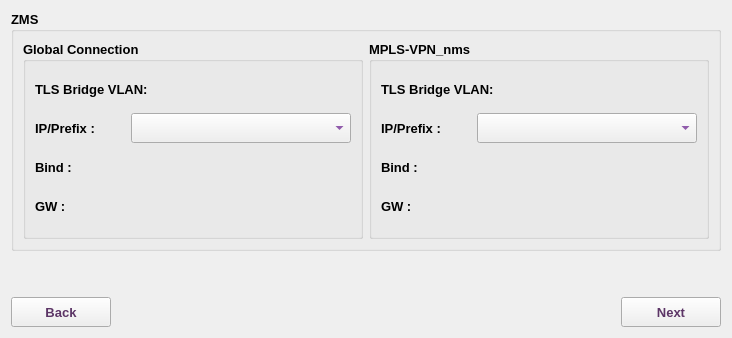
     <widget class="QWidget" name="nmsTab">
      <attribute name="title">
       <string>nms</string>
      </attribute>
      <layout class="QVBoxLayout" name="verticalLayout_4">
       <item>
        <widget class="QGroupBox" name="nmsGB_2">
         <property name="minimumSize">
          <size>
           <width>0</width>
           <height>240</height>
          </size>
         </property>
         <property name="font">
          <font>
           <family>Tahoma</family>
           <pointsize>10</pointsize>
           <weight>75</weight>
           <bold>true</bold>
          </font>
         </property>
         <property name="title">
          <string>ZMS</string>
         </property>
         <layout class="QHBoxLayout" name="horizontalLayout_35">
          <item>
           <widget class="QGroupBox" name="groupBox_11">
            <property name="font">
             <font>
              <family>Tahoma</family>
              <pointsize>10</pointsize>
              <weight>75</weight>
              <bold>true</bold>
             </font>
            </property>
            <property name="title">
             <string>Global Connection</string>
            </property>
            <layout class="QVBoxLayout" name="verticalLayout_10">
             <item>
              <layout class="QHBoxLayout" name="horizontalLayout_36">
               <item>
                <widget class="QLabel" name="label_58">
                 <property name="minimumSize">
                  <size>
                   <width>150</width>
                   <height>30</height>
                  </size>
                 </property>
                 <property name="maximumSize">
                  <size>
                   <width>150</width>
                   <height>30</height>
                  </size>
                 </property>
                 <property name="font">
                  <font>
                   <family>Tahoma</family>
                   <pointsize>10</pointsize>
                   <weight>75</weight>
                   <bold>true</bold>
                  </font>
                 </property>
                 <property name="text">
                  <string>TLS Bridge VLAN:</string>
                 </property>
                </widget>
               </item>
               <item>
                <widget class="QLabel" name="gVlanLbl">
                 <property name="minimumSize">
                  <size>
                   <width>75</width>
                   <height>30</height>
                  </size>
                 </property>
                 <property name="maximumSize">
                  <size>
                   <width>500</width>
                   <height>30</height>
                  </size>
                 </property>
                 <property name="font">
                  <font>
                   <family>Tahoma</family>
                   <pointsize>10</pointsize>
                   <weight>75</weight>
                   <bold>true</bold>
                  </font>
                 </property>
                 <property name="styleSheet">
                  <string notr="true">color: rgb(85, 0, 127);</string>
                 </property>
                 <property name="text">
                  <string/>
                 </property>
                </widget>
               </item>
              </layout>
             </item>
             <item>
              <layout class="QHBoxLayout" name="horizontalLayout_37">
               <item>
                <widget class="QLabel" name="label_59">
                 <property name="minimumSize">
                  <size>
                   <width>90</width>
                   <height>30</height>
                  </size>
                 </property>
                 <property name="maximumSize">
                  <size>
                   <width>90</width>
                   <height>30</height>
                  </size>
                 </property>
                 <property name="font">
                  <font>
                   <family>Tahoma</family>
                   <pointsize>10</pointsize>
                   <weight>75</weight>
                   <bold>true</bold>
                  </font>
                 </property>
                 <property name="text">
                  <string>IP/Prefix :</string>
                 </property>
                </widget>
               </item>
               <item>
                <widget class="QComboBox" name="gIppCB">
                 <property name="minimumSize">
                  <size>
                   <width>220</width>
                   <height>30</height>
                  </size>
                 </property>
                 <property name="maximumSize">
                  <size>
                   <width>500</width>
                   <height>30</height>
                  </size>
                 </property>
                 <property name="font">
                  <font>
                   <family>Tahoma</family>
                   <pointsize>10</pointsize>
                   <weight>75</weight>
                   <bold>true</bold>
                  </font>
                 </property>
                 <property name="focusPolicy">
                  <enum>Qt::ClickFocus</enum>
                 </property>
                 <property name="styleSheet">
                  <string notr="true">color: rgb(85, 0, 127);</string>
                 </property>
                </widget>
               </item>
              </layout>
             </item>
             <item>
              <layout class="QHBoxLayout" name="horizontalLayout_43">
               <item>
                <widget class="QLabel" name="label_64">
                 <property name="minimumSize">
                  <size>
                   <width>70</width>
                   <height>30</height>
                  </size>
                 </property>
                 <property name="maximumSize">
                  <size>
                   <width>70</width>
                   <height>30</height>
                  </size>
                 </property>
                 <property name="font">
                  <font>
                   <family>Tahoma</family>
                   <pointsize>10</pointsize>
                   <weight>75</weight>
                   <bold>true</bold>
                  </font>
                 </property>
                 <property name="text">
                  <string>Bind :</string>
                 </property>
                </widget>
               </item>
               <item>
                <widget class="QLabel" name="gBindLbl">
                 <property name="sizePolicy">
                  <sizepolicy hsizetype="Expanding" vsizetype="Preferred">
                   <horstretch>0</horstretch>
                   <verstretch>0</verstretch>
                  </sizepolicy>
                 </property>
                 <property name="minimumSize">
                  <size>
                   <width>220</width>
                   <height>30</height>
                  </size>
                 </property>
                 <property name="maximumSize">
                  <size>
                   <width>500</width>
                   <height>30</height>
                  </size>
                 </property>
                 <property name="font">
                  <font>
                   <family>Tahoma</family>
                   <pointsize>10</pointsize>
                   <weight>75</weight>
                   <bold>true</bold>
                  </font>
                 </property>
                 <property name="styleSheet">
                  <string notr="true">color: rgb(85, 0, 127);</string>
                 </property>
                 <property name="text">
                  <string/>
                 </property>
                </widget>
               </item>
              </layout>
             </item>
             <item>
              <layout class="QHBoxLayout" name="horizontalLayout_38">
               <item>
                <widget class="QLabel" name="label_60">
                 <property name="minimumSize">
                  <size>
                   <width>70</width>
                   <height>30</height>
                  </size>
                 </property>
                 <property name="maximumSize">
                  <size>
                   <width>70</width>
                   <height>30</height>
                  </size>
                 </property>
                 <property name="font">
                  <font>
                   <family>Tahoma</family>
                   <pointsize>10</pointsize>
                   <weight>75</weight>
                   <bold>true</bold>
                  </font>
                 </property>
                 <property name="text">
                  <string>GW :</string>
                 </property>
                </widget>
               </item>
               <item>
                <widget class="QLabel" name="gGwLbl">
                 <property name="sizePolicy">
                  <sizepolicy hsizetype="Expanding" vsizetype="Preferred">
                   <horstretch>0</horstretch>
                   <verstretch>0</verstretch>
                  </sizepolicy>
                 </property>
                 <property name="minimumSize">
                  <size>
                   <width>220</width>
                   <height>30</height>
                  </size>
                 </property>
                 <property name="maximumSize">
                  <size>
                   <width>500</width>
                   <height>30</height>
                  </size>
                 </property>
                 <property name="font">
                  <font>
                   <family>Tahoma</family>
                   <pointsize>10</pointsize>
                   <weight>75</weight>
                   <bold>true</bold>
                  </font>
                 </property>
                 <property name="styleSheet">
                  <string notr="true">color: rgb(85, 0, 127);</string>
                 </property>
                 <property name="text">
                  <string/>
                 </property>
                </widget>
               </item>
              </layout>
             </item>
            </layout>
           </widget>
          </item>
          <item>
           <widget class="QGroupBox" name="groupBox_12">
            <property name="font">
             <font>
              <family>Tahoma</family>
              <pointsize>10</pointsize>
              <weight>75</weight>
              <bold>true</bold>
             </font>
            </property>
            <property name="title">
             <string>MPLS-VPN_nms</string>
            </property>
            <layout class="QVBoxLayout" name="verticalLayout_11">
             <item>
              <layout class="QHBoxLayout" name="horizontalLayout_39">
               <item>
                <widget class="QLabel" name="label_61">
                 <property name="minimumSize">
                  <size>
                   <width>150</width>
                   <height>30</height>
                  </size>
                 </property>
                 <property name="maximumSize">
                  <size>
                   <width>150</width>
                   <height>30</height>
                  </size>
                 </property>
                 <property name="font">
                  <font>
                   <family>Tahoma</family>
                   <pointsize>10</pointsize>
                   <weight>75</weight>
                   <bold>true</bold>
                  </font>
                 </property>
                 <property name="text">
                  <string>TLS Bridge VLAN:</string>
                 </property>
                </widget>
               </item>
               <item>
                <widget class="QLabel" name="mVlanLbl">
                 <property name="minimumSize">
                  <size>
                   <width>75</width>
                   <height>30</height>
                  </size>
                 </property>
                 <property name="maximumSize">
                  <size>
                   <width>500</width>
                   <height>30</height>
                  </size>
                 </property>
                 <property name="font">
                  <font>
                   <family>Tahoma</family>
                   <pointsize>10</pointsize>
                   <weight>75</weight>
                   <bold>true</bold>
                  </font>
                 </property>
                 <property name="styleSheet">
                  <string notr="true">color: rgb(85, 0, 127);</string>
                 </property>
                 <property name="text">
                  <string/>
                 </property>
                </widget>
               </item>
              </layout>
             </item>
             <item>
              <layout class="QHBoxLayout" name="horizontalLayout_40">
               <item>
                <widget class="QLabel" name="label_62">
                 <property name="minimumSize">
                  <size>
                   <width>90</width>
                   <height>30</height>
                  </size>
                 </property>
                 <property name="maximumSize">
                  <size>
                   <width>90</width>
                   <height>30</height>
                  </size>
                 </property>
                 <property name="font">
                  <font>
                   <family>Tahoma</family>
                   <pointsize>10</pointsize>
                   <weight>75</weight>
                   <bold>true</bold>
                  </font>
                 </property>
                 <property name="text">
                  <string>IP/Prefix :</string>
                 </property>
                </widget>
               </item>
               <item>
                <widget class="QComboBox" name="mIppCB">
                 <property name="minimumSize">
                  <size>
                   <width>220</width>
                   <height>30</height>
                  </size>
                 </property>
                 <property name="maximumSize">
                  <size>
                   <width>500</width>
                   <height>30</height>
                  </size>
                 </property>
                 <property name="font">
                  <font>
                   <family>Tahoma</family>
                   <pointsize>10</pointsize>
                   <weight>75</weight>
                   <bold>true</bold>
                  </font>
                 </property>
                 <property name="focusPolicy">
                  <enum>Qt::ClickFocus</enum>
                 </property>
                 <property name="styleSheet">
                  <string notr="true">color: rgb(85, 0, 127);</string>
                 </property>
                </widget>
               </item>
              </layout>
             </item>
             <item>
              <layout class="QHBoxLayout" name="horizontalLayout_57">
               <item>
                <widget class="QLabel" name="label_65">
                 <property name="minimumSize">
                  <size>
                   <width>70</width>
                   <height>30</height>
                  </size>
                 </property>
                 <property name="maximumSize">
                  <size>
                   <width>70</width>
                   <height>30</height>
                  </size>
                 </property>
                 <property name="font">
                  <font>
                   <family>Tahoma</family>
                   <pointsize>10</pointsize>
                   <weight>75</weight>
                   <bold>true</bold>
                  </font>
                 </property>
                 <property name="text">
                  <string>Bind :</string>
                 </property>
                </widget>
               </item>
               <item>
                <widget class="QLabel" name="mBindLbl">
                 <property name="sizePolicy">
                  <sizepolicy hsizetype="Expanding" vsizetype="Preferred">
                   <horstretch>0</horstretch>
                   <verstretch>0</verstretch>
                  </sizepolicy>
                 </property>
                 <property name="minimumSize">
                  <size>
                   <width>220</width>
                   <height>30</height>
                  </size>
                 </property>
                 <property name="maximumSize">
                  <size>
                   <width>500</width>
                   <height>30</height>
                  </size>
                 </property>
                 <property name="font">
                  <font>
                   <family>Tahoma</family>
                   <pointsize>10</pointsize>
                   <weight>75</weight>
                   <bold>true</bold>
                  </font>
                 </property>
                 <property name="styleSheet">
                  <string notr="true">color: rgb(85, 0, 127);</string>
                 </property>
                 <property name="text">
                  <string/>
                 </property>
                </widget>
               </item>
              </layout>
             </item>
             <item>
              <layout class="QHBoxLayout" name="horizontalLayout_41">
               <item>
                <widget class="QLabel" name="label_63">
                 <property name="minimumSize">
                  <size>
                   <width>70</width>
                   <height>30</height>
                  </size>
                 </property>
                 <property name="maximumSize">
                  <size>
                   <width>70</width>
                   <height>30</height>
                  </size>
                 </property>
                 <property name="font">
                  <font>
                   <family>Tahoma</family>
                   <pointsize>10</pointsize>
                   <weight>75</weight>
                   <bold>true</bold>
                  </font>
                 </property>
                 <property name="text">
                  <string>GW :</string>
                 </property>
                </widget>
               </item>
               <item>
                <widget class="QLabel" name="mGwLbl">
                 <property name="sizePolicy">
                  <sizepolicy hsizetype="Expanding" vsizetype="Preferred">
                   <horstretch>0</horstretch>
                   <verstretch>0</verstretch>
                  </sizepolicy>
                 </property>
                 <property name="minimumSize">
                  <size>
                   <width>220</width>
                   <height>30</height>
                  </size>
                 </property>
                 <property name="maximumSize">
                  <size>
                   <width>500</width>
                   <height>30</height>
                  </size>
                 </property>
                 <property name="font">
                  <font>
                   <family>Tahoma</family>
                   <pointsize>10</pointsize>
                   <weight>75</weight>
                   <bold>true</bold>
                  </font>
                 </property>
                 <property name="styleSheet">
                  <string notr="true">color: rgb(85, 0, 127);</string>
                 </property>
                 <property name="text">
                  <string/>
                 </property>
                </widget>
               </item>
              </layout>
             </item>
            </layout>
           </widget>
          </item>
         </layout>
        </widget>
       </item>
       <item>
        <spacer name="verticalSpacer_3">
         <property name="orientation">
          <enum>Qt::Vertical</enum>
         </property>
         <property name="sizeHint" stdset="0">
          <size>
           <width>20</width>
           <height>40</height>
          </size>
         </property>
        </spacer>
       </item>
       <item>
        <layout class="QHBoxLayout" name="horizontalLayout_3">
         <item>
          <widget class="QPushButton" name="nmsBackBtn">
           <property name="sizePolicy">
            <sizepolicy hsizetype="Preferred" vsizetype="Preferred">
             <horstretch>0</horstretch>
             <verstretch>0</verstretch>
            </sizepolicy>
           </property>
           <property name="minimumSize">
            <size>
             <width>100</width>
             <height>30</height>
            </size>
           </property>
           <property name="maximumSize">
            <size>
             <width>120</width>
             <height>30</height>
            </size>
           </property>
           <property name="font">
            <font>
             <family>Tahoma</family>
             <pointsize>10</pointsize>
             <weight>75</weight>
             <bold>true</bold>
            </font>
           </property>
           <property name="styleSheet">
            <string notr="true">color: rgb(92, 53, 102);</string>
           </property>
           <property name="text">
            <string>Back</string>
           </property>
           <property name="icon">
            <iconset resource="../../../../../image.qrc">
             <normaloff>:/Image/back.png</normaloff>:/Image/back.png</iconset>
           </property>
          </widget>
         </item>
         <item>
          <spacer name="horizontalSpacer_3">
           <property name="font">
            <font>
             <family>Tahoma</family>
             <pointsize>10</pointsize>
            </font>
           </property>
           <property name="orientation">
            <enum>Qt::Horizontal</enum>
           </property>
           <property name="sizeHint" stdset="0">
            <size>
             <width>40</width>
             <height>20</height>
            </size>
           </property>
          </spacer>
         </item>
         <item>
          <widget class="QPushButton" name="nmsNextBtn">
           <property name="enabled">
            <bool>true</bool>
           </property>
           <property name="sizePolicy">
            <sizepolicy hsizetype="Preferred" vsizetype="Preferred">
             <horstretch>0</horstretch>
             <verstretch>0</verstretch>
            </sizepolicy>
           </property>
           <property name="minimumSize">
            <size>
             <width>100</width>
             <height>30</height>
            </size>
           </property>
           <property name="maximumSize">
            <size>
             <width>150</width>
             <height>30</height>
            </size>
           </property>
           <property name="font">
            <font>
             <family>Tahoma</family>
             <pointsize>10</pointsize>
             <weight>75</weight>
             <bold>true</bold>
            </font>
           </property>
           <property name="styleSheet">
            <string notr="true">color: rgb(92, 53, 102);</string>
           </property>
           <property name="text">
            <string>Next</string>
           </property>
           <property name="icon">
            <iconset resource="../../../../../image.qrc">
             <normaloff>:/Image/next.png</normaloff>:/Image/next.png</iconset>
           </property>
           <property name="iconSize">
            <size>
             <width>20</width>
             <height>20</height>
            </size>
           </property>
          </widget>
         </item>
        </layout>
       </item>
      </layout>
     </widget>
